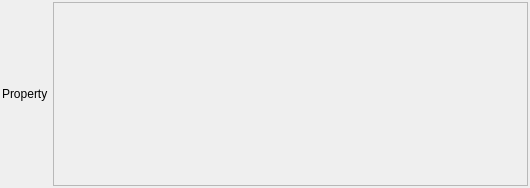
<?xml version="1.0" encoding="UTF-8"?>
<ui version="4.0">
 <class>PhaseTypeSelectionWidget</class>
 <widget class="QWidget" name="PhaseTypeSelectionWidget">
  <property name="geometry">
   <rect>
    <x>0</x>
    <y>0</y>
    <width>530</width>
    <height>188</height>
   </rect>
  </property>
  <layout class="QHBoxLayout" name="horizontalLayout">
   <property name="spacing">
    <number>5</number>
   </property>
   <property name="leftMargin">
    <number>2</number>
   </property>
   <property name="topMargin">
    <number>2</number>
   </property>
   <property name="rightMargin">
    <number>2</number>
   </property>
   <property name="bottomMargin">
    <number>2</number>
   </property>
   <item>
    <widget class="QLabel" name="label">
     <property name="text">
      <string>Property</string>
     </property>
    </widget>
   </item>
   <item>
    <widget class="QScrollArea" name="m_PhaseTypeScrollArea">
     <property name="minimumSize">
      <size>
       <width>250</width>
       <height>0</height>
      </size>
     </property>
     <property name="widgetResizable">
      <bool>true</bool>
     </property>
     <widget class="QWidget" name="m_PhaseTypeScrollContents">
      <property name="geometry">
       <rect>
        <x>0</x>
        <y>0</y>
        <width>477</width>
        <height>182</height>
       </rect>
      </property>
      <layout class="QFormLayout" name="formLayout_2">
       <property name="horizontalSpacing">
        <number>6</number>
       </property>
       <property name="verticalSpacing">
        <number>6</number>
       </property>
       <property name="leftMargin">
        <number>4</number>
       </property>
       <property name="topMargin">
        <number>4</number>
       </property>
       <property name="rightMargin">
        <number>4</number>
       </property>
       <property name="bottomMargin">
        <number>4</number>
       </property>
      </layout>
     </widget>
    </widget>
   </item>
  </layout>
 </widget>
 <resources/>
 <connections/>
</ui>
